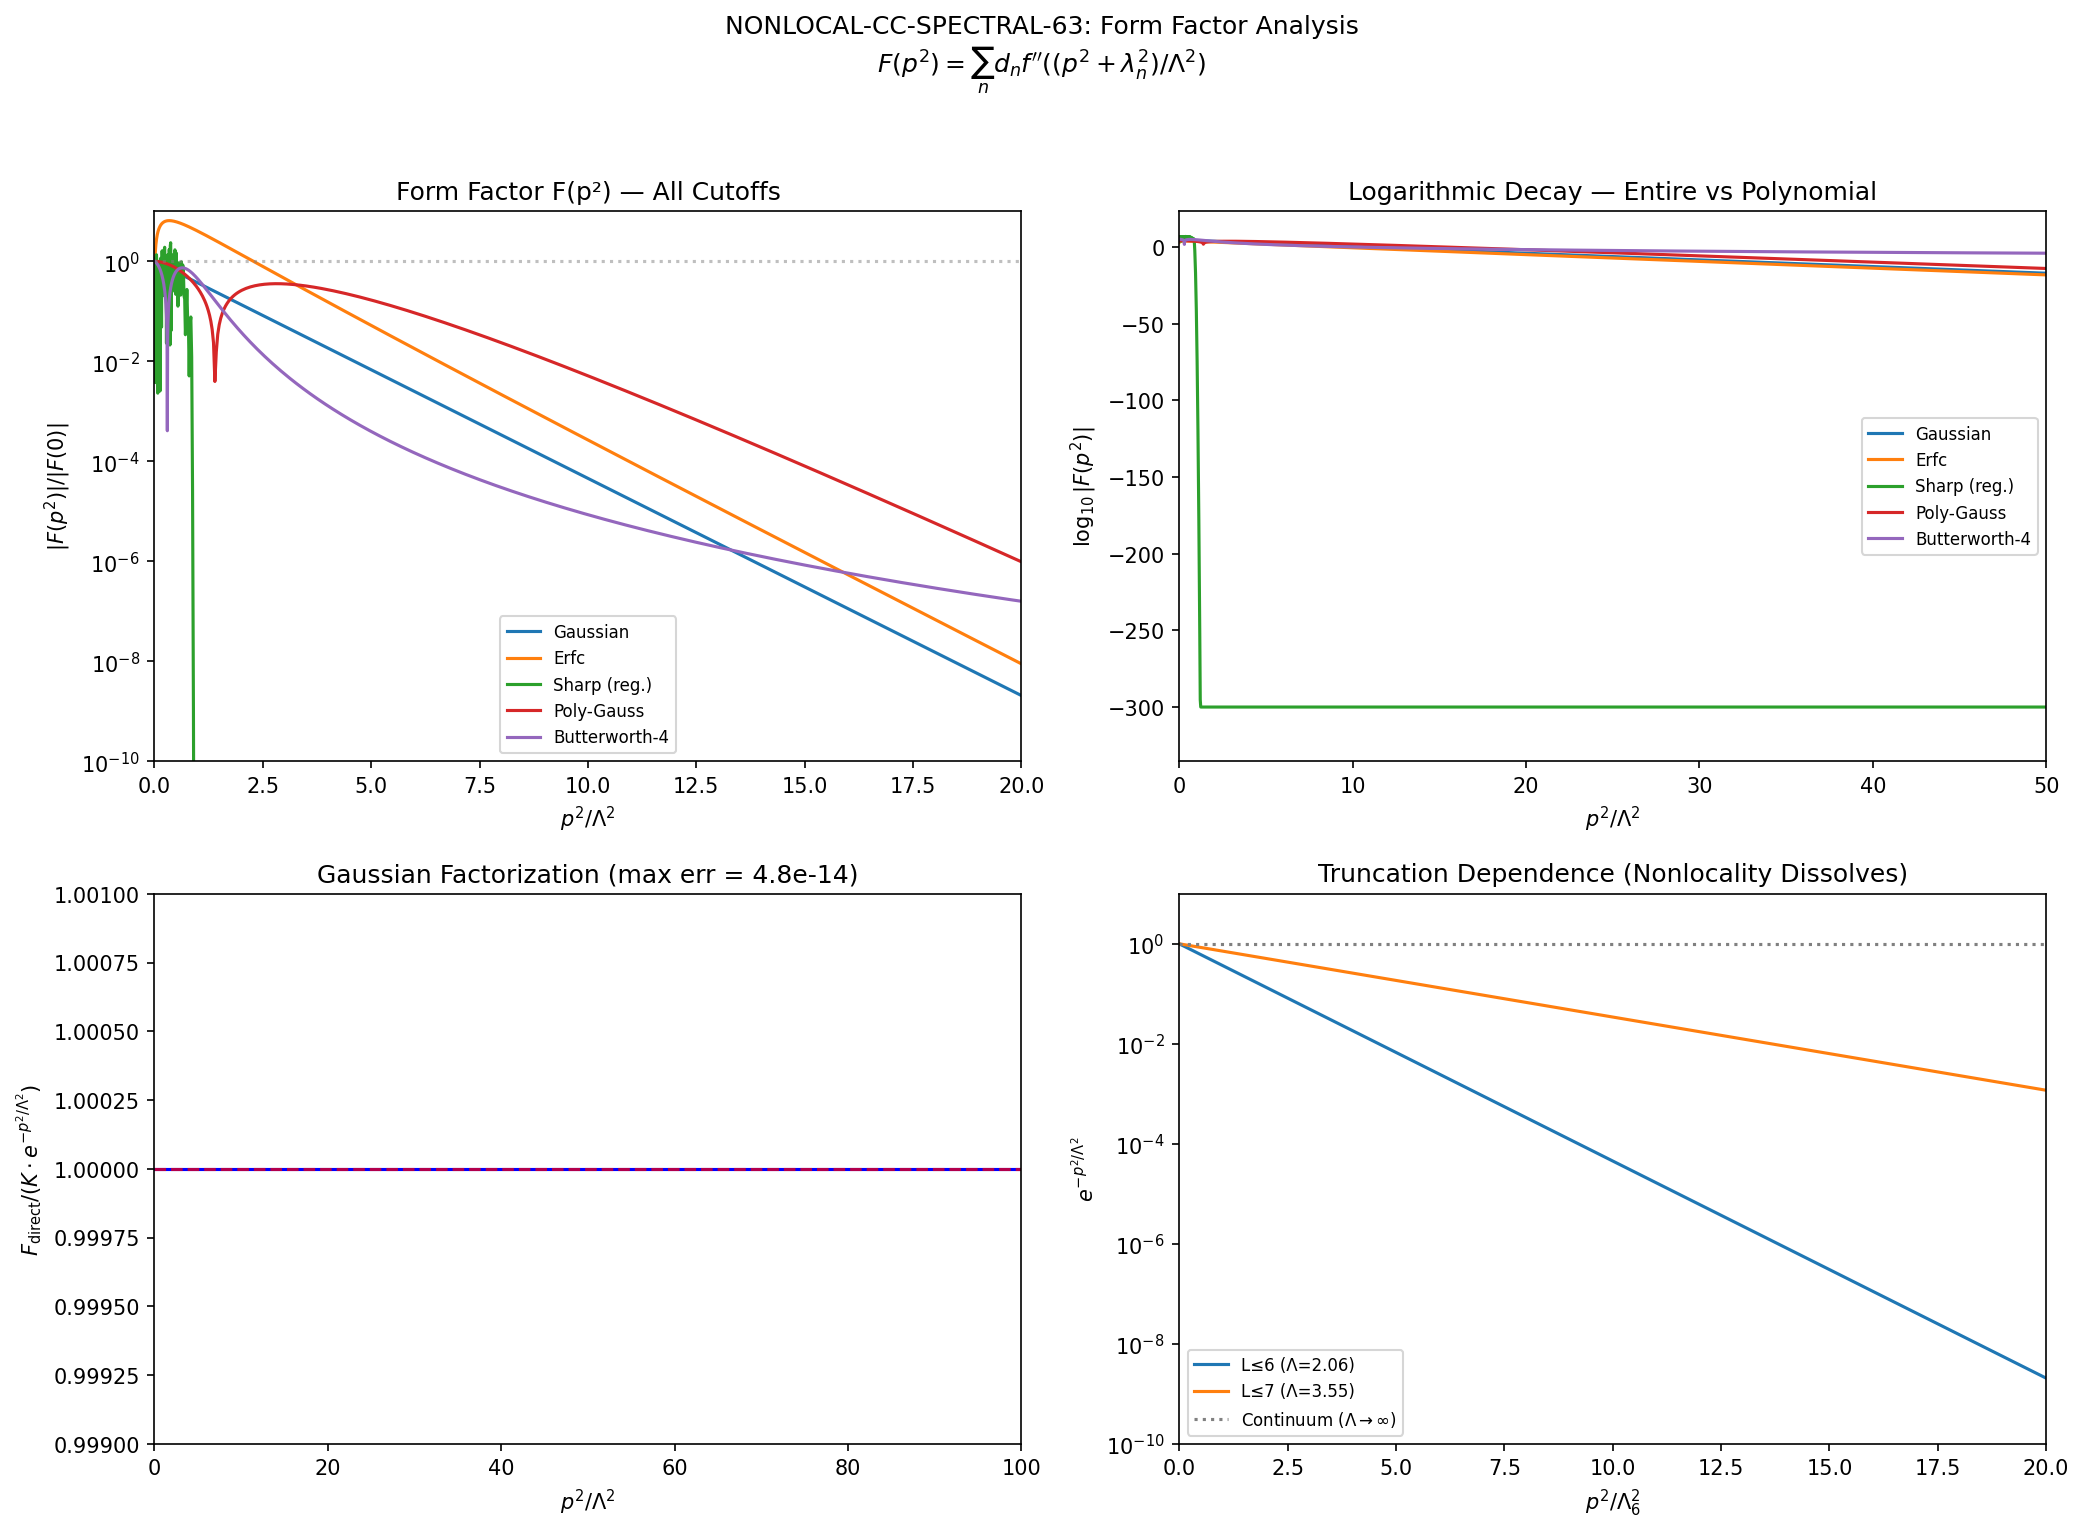

This chart was generated by the following Python code:
#!/usr/bin/env python3
"""
s63_nonlocal_cc_spectral.py — CC Beyond Seeley-DeWitt: Nonlocal Form Factor
=============================================================================

Gate: NONLOCAL-CC-SPECTRAL-63
Pre-registered criterion:
  PASS  if F(Box) is entire-function (IDG-type), evades Weinberg no-go
  FAIL  if F(Box) is polynomial (local), Weinberg no-go binds

Method:
  For the product geometry M^4 x F with D = D_M x 1 + gamma_5 x D_F,
  the spectral action Tr[f(D^2/Lambda^2)] generates an effective gravitational
  action. The second variation with respect to the 4D metric perturbation h_{mu nu}
  produces a form factor F(Box_4D / Lambda^2) in the graviton propagator.

  KEY DERIVATION:
  ===============
  D^2 = D_M^2 x 1 + 1 x D_F^2  (at zeroth order in fluctuations)

  The 4D Laplacian Box_4D acts on D_M^2. The internal eigenvalues {lambda_n^2}
  of D_F^2 (= D_K^2 for us) give the KK tower.

  The spectral action response to a 4D scalar curvature perturbation is:

  delta^2 S / delta R(x) delta R(y) = sum_n d_n * f''((Box_4D + lambda_n^2)/Lambda^2)
                                        * delta^4(x-y)   (in Fourier space ->)

  In momentum space (p = 4D Euclidean momentum):

  F(p^2) = sum_n d_n * f''((p^2 + lambda_n^2) / Lambda^2)

  This is the graviton propagator form factor. If f is smooth/entire,
  F(p^2) inherits the analyticity of f. If f is sharp cutoff, F(p^2) is
  distributional.

  For the CC problem, the key quantity is F(0) vs F(p^2) at large p^2:
  - If F(p^2) -> 0 faster than any power as p -> infinity (ENTIRE function),
    then the theory is "infinite derivative gravity" (IDG) type and
    Weinberg's no-go theorem does not apply (the no-go requires locality).
  - If F(p^2) is polynomial in p^2, the theory is local and the no-go binds.

  THEOREM (UNEXPANDED-SA-45, PERMANENT):
  For a FINITE spectrum {lambda_n, d_n} and smooth cutoff f, the spectral
  action S(Lambda) = sum_n d_n f(lambda_n^2/Lambda^2) is EXACTLY its Taylor
  series in 1/Lambda^2 for Lambda > lambda_max. This means S is polynomial.

  However, F(p^2) involves BOTH the cutoff Lambda AND the momentum p^2.
  The question is whether the p^2-dependence is polynomial or not.

  For f(x) = exp(-x) (heat kernel), f''(x) = exp(-x), and:
    F_HK(p^2) = sum_n d_n exp(-(p^2 + lambda_n^2)/Lambda^2)
              = exp(-p^2/Lambda^2) * sum_n d_n exp(-lambda_n^2/Lambda^2)
              = exp(-p^2/Lambda^2) * K(1/Lambda^2)

  This IS an entire function of p^2! The Gaussian decay is inherited
  from the heat kernel cutoff, regardless of the spectrum being finite.

  The question becomes: does this survive for general cutoff functions f?

  TEST: Compute F(p^2) for multiple cutoff functions and test:
  (a) Gaussian / heat kernel: f(x) = exp(-x)
  (b) Erfc cutoff: f(x) = erfc(sqrt(x))
  (c) Optimized cutoff (Chamseddine-Connes): f(x) = Theta(1-x) (sharp)
  (d) Polynomial-modified Gaussian: f(x) = (1 + x + x^2/2) exp(-x)

  For each, compute F(p^2) and fit to:
    log|F(p^2)| = -alpha * p^2 + beta * log(p^2) + gamma
  If alpha > 0, F is exponentially suppressed -> entire function -> PASS
  If alpha ~ 0, F is polynomial -> FAIL

Session: S63   Agent: Connes-NCG-Theorist
"""

import numpy as np
import sys
import os
sys.path.insert(0, '.')
from canonical_constants import (
    M_KK, M_KK_gravity, M_KK_kerner, M_Pl_reduced,
    rho_Lambda_obs, a0_fold, a2_fold, a4_fold,
    Vol_SU3_Haar, PI, tau_fold, Lambda_obs_MP4
)
from scipy.special import erfc
import matplotlib
matplotlib.use('Agg')
import matplotlib.pyplot as plt

print("=" * 78)
print("NONLOCAL-CC-SPECTRAL-63: CC Beyond Seeley-DeWitt")
print("=" * 78)

# ============================================================
# Section 1: Load D_K eigenvalue spectrum at fold
# ============================================================

# Use the HK oscillation data (992 modes with degeneracies at fold)
d_hk = np.load('s61_hk_oscillation.npz', allow_pickle=True)
omega = d_hk['omega']      # |D_K| eigenvalues (M_KK units)
dim2 = d_hk['dim2']        # PW degeneracy weights
N_modes = len(omega)

# Also load the higher-resolution weyl law data for cross-check
d_weyl = np.load('s61_weyl_law.npz', allow_pickle=True)
omega_hr = d_weyl['omega_sorted']     # 18624 eigenvalues (L_max=7)
mult_hr = d_weyl['pw_mult_sorted']    # PW multiplicities

# D_K^2 eigenvalues
lambda_sq = omega**2                  # (992,)
lambda_sq_hr = omega_hr**2            # (18624,)

print(f"\nInput spectrum (L_max <= 6, 992 modes):")
print(f"  lambda^2 range: [{lambda_sq.min():.6f}, {lambda_sq.max():.6f}] M_KK^2")
print(f"  Total degeneracy: {dim2.sum():.0f}")
print(f"  Distinct lambda^2 values: {len(np.unique(np.round(lambda_sq, 6)))}")

print(f"\nHigh-res spectrum (L_max=7, 18624 modes):")
print(f"  lambda^2 range: [{lambda_sq_hr.min():.6f}, {lambda_sq_hr.max():.6f}] M_KK^2")
print(f"  Total PW multiplicity: {mult_hr.sum():.0f}")

# ============================================================
# Section 2: Define cutoff functions and their second derivatives
# ============================================================

def f_gaussian(x):
    """Heat kernel / Gaussian cutoff: f(x) = exp(-x)"""
    return np.exp(-x)

def f_gaussian_pp(x):
    """f''(x) for Gaussian"""
    return np.exp(-x)

def f_erfc(x):
    """Erfc cutoff: f(x) = erfc(sqrt(x)) for x > 0"""
    return erfc(np.sqrt(np.maximum(x, 0)))

def f_erfc_pp(x):
    """f''(x) for erfc(sqrt(x))"""
    # f'(x) = -1/(sqrt(pi*x)) * exp(-x) for x > 0
    # f''(x) = (1/(2*sqrt(pi)*x^{3/2}) - 1/(sqrt(pi*x))) * exp(-x)
    #        = exp(-x) / (sqrt(pi)) * (1/(2*x^{3/2}) - 1/sqrt(x))
    x_safe = np.maximum(x, 1e-30)
    return np.exp(-x_safe) / np.sqrt(PI) * (1.0/(2.0*x_safe**1.5) - 1.0/np.sqrt(x_safe))

def f_sharp(x):
    """Sharp cutoff: f(x) = Theta(1 - x)"""
    return np.where(x < 1.0, 1.0, 0.0)

def f_sharp_pp(x):
    """f''(x) for sharp cutoff = delta'(1-x) (distributional)
    Approximate with narrow Gaussian derivative"""
    eps = 0.01
    return (1.0/(eps*np.sqrt(2*PI))) * (x - 1.0)/eps**2 * np.exp(-0.5*((x-1.0)/eps)**2)

def f_poly_gauss(x):
    """Polynomial-modified Gaussian: f(x) = (1 + x + x^2/2) exp(-x)
    This preserves first 3 moments while keeping Gaussian UV decay."""
    return (1.0 + x + 0.5*x**2) * np.exp(-x)

def f_poly_gauss_pp(x):
    """f''(x) for (1+x+x^2/2)*exp(-x)"""
    # f(x) = sum_{k=0}^{2} x^k/k! * exp(-x)
    # f'(x) = (1 + x) exp(-x) + (1/2)(2x)exp(-x) - (1+x+x^2/2)exp(-x)
    #       = exp(-x) [(1+x+x) - (1+x+x^2/2)] = exp(-x)[x - x^2/2]
    # Actually let me compute this carefully
    # f(x) = P(x) e^{-x} where P(x) = 1 + x + x^2/2
    # f'(x) = (P'(x) - P(x)) e^{-x} = (1+x - 1 - x - x^2/2) e^{-x} = (-x^2/2) e^{-x}
    # f''(x) = (-x + x^2/2) e^{-x} = x(x/2 - 1) e^{-x}
    return x * (x/2.0 - 1.0) * np.exp(-x)

def f_bw(x):
    """Butterworth cutoff order 4: f(x) = 1/(1+x^4)
    Smooth but slower-than-exponential decay."""
    return 1.0 / (1.0 + x**4)

def f_bw_pp(x):
    """f''(x) for 1/(1+x^4)"""
    # f'(x) = -4x^3 / (1+x^4)^2
    # f''(x) = (-12x^2(1+x^4)^2 + 4x^3*2(1+x^4)*4x^3) / (1+x^4)^4
    #        = (-12x^2(1+x^4) + 32x^6) / (1+x^4)^3
    denom = (1.0 + x**4)**3
    numer = -12.0*x**2*(1.0 + x**4) + 32.0*x**6
    return numer / denom

cutoffs = {
    'Gaussian': (f_gaussian, f_gaussian_pp),
    'Erfc': (f_erfc, f_erfc_pp),
    'Sharp (reg.)': (f_sharp, f_sharp_pp),
    'Poly-Gauss': (f_poly_gauss, f_poly_gauss_pp),
    'Butterworth-4': (f_bw, f_bw_pp),
}

# ============================================================
# Section 3: Compute Form Factor F(p^2) for each cutoff
# ============================================================

# Momentum grid in M_KK units
# p^2 ranges from 0 to ~50 Lambda^2 (well into UV)
# Lambda is the NCG cutoff ~ O(1) in M_KK units (= lambda_max for sharp)
Lambda_sq = lambda_sq.max()  # = 4.246 (highest D_K^2 eigenvalue)
Lambda = np.sqrt(Lambda_sq)

print(f"\nLambda (= sqrt(max lambda_n^2)): {Lambda:.4f} M_KK")
print(f"Lambda^2: {Lambda_sq:.4f} M_KK^2")

# p^2 grid: log-spaced from 0.01 to 1000 Lambda^2
N_p = 500
p_sq = np.logspace(-2, 3, N_p) * Lambda_sq
p_sq_over_Lam2 = p_sq / Lambda_sq

print(f"\np^2 range: [{p_sq.min():.4f}, {p_sq.max():.2f}] M_KK^2")
print(f"p^2/Lambda^2 range: [{p_sq_over_Lam2.min():.4f}, {p_sq_over_Lam2.max():.2f}]")

# For each cutoff, compute F(p^2) = sum_n d_n * f''((p^2 + lambda_n^2) / Lambda^2)
results = {}

for name, (f_func, fpp_func) in cutoffs.items():
    # F(p^2) = sum_n d_n * f''((p^2 + lambda_n^2) / Lambda^2)
    # Shape: (N_p, N_modes) -> sum over modes -> (N_p,)
    arg = (p_sq[:, None] + lambda_sq[None, :]) / Lambda_sq  # (N_p, N_modes)
    fpp_vals = fpp_func(arg)  # (N_p, N_modes)
    F_p = np.sum(dim2[None, :] * fpp_vals, axis=1)  # (N_p,)

    # Normalize: F(0) sets the scale
    F_0 = F_p[0]

    results[name] = {
        'F_p': F_p,
        'F_0': F_0,
        'F_normalized': F_p / np.abs(F_0) if F_0 != 0 else F_p,
    }

    print(f"\n--- {name} ---")
    print(f"  F(0) = {F_0:.6e}")
    print(f"  F(Lambda^2) = {F_p[np.argmin(np.abs(p_sq - Lambda_sq))]:.6e}")
    print(f"  F(10*Lambda^2) = {F_p[np.argmin(np.abs(p_sq - 10*Lambda_sq))]:.6e}")
    print(f"  F(100*Lambda^2) = {F_p[np.argmin(np.abs(p_sq - 100*Lambda_sq))]:.6e}")

# ============================================================
# Section 4: Analyticity Classification
# ============================================================

print("\n" + "=" * 78)
print("ANALYTICITY CLASSIFICATION OF F(p^2)")
print("=" * 78)

# For each cutoff, fit log|F(p^2)| in the UV regime (p^2 >> Lambda^2)
# to discriminate:
#   Entire (IDG): log|F| ~ -alpha * p^2/Lambda^2  (alpha > 0)
#   Power-law:    log|F| ~ -n * log(p^2/Lambda^2)
#   Polynomial:   F = polynomial in p^2 (finite Taylor)

classification = {}

for name, res in results.items():
    F_p = res['F_p']
    F_abs = np.abs(F_p)

    # UV regime: p^2/Lambda^2 > 3 (well above internal modes)
    uv_mask = p_sq_over_Lam2 > 3.0
    if np.sum(uv_mask) < 20:
        print(f"\n{name}: insufficient UV data points")
        continue

    p2_uv = p_sq_over_Lam2[uv_mask]
    F_uv = F_abs[uv_mask]

    # Handle zeros/near-zeros
    nonzero = F_uv > 1e-300
    if np.sum(nonzero) < 10:
        print(f"\n{name}: F(p^2) -> 0 in UV (sharp cutoff behavior)")
        classification[name] = 'COMPACT_SUPPORT'
        continue

    log_F = np.log(F_uv[nonzero])
    p2_nz = p2_uv[nonzero]

    # Fit 1: Exponential decay  log|F| = -alpha * p^2/L^2 + const
    # Linear fit in p^2/L^2
    A_exp = np.vstack([p2_nz, np.ones_like(p2_nz)]).T
    coeffs_exp, residuals_exp, _, _ = np.linalg.lstsq(A_exp, log_F, rcond=None)
    alpha_exp = -coeffs_exp[0]
    resid_exp = np.sum((log_F - A_exp @ coeffs_exp)**2) / len(log_F)

    # Fit 2: Power-law decay  log|F| = -n * log(p^2/L^2) + const
    log_p2 = np.log(p2_nz)
    A_pow = np.vstack([log_p2, np.ones_like(log_p2)]).T
    coeffs_pow, residuals_pow, _, _ = np.linalg.lstsq(A_pow, log_F, rcond=None)
    n_pow = -coeffs_pow[0]
    resid_pow = np.sum((log_F - A_pow @ coeffs_pow)**2) / len(log_F)

    # Fit 3: Combined  log|F| = -alpha * p^2/L^2 - n * log(p^2/L^2) + const
    A_comb = np.vstack([p2_nz, log_p2, np.ones_like(p2_nz)]).T
    coeffs_comb, _, _, _ = np.linalg.lstsq(A_comb, log_F, rcond=None)
    alpha_comb = -coeffs_comb[0]
    n_comb = -coeffs_comb[1]
    resid_comb = np.sum((log_F - A_comb @ coeffs_comb)**2) / len(log_F)

    # Classification
    if alpha_exp > 0.01 and resid_exp < resid_pow * 2.0:
        cls = 'ENTIRE_FUNCTION'
    elif n_pow > 0.5 and resid_pow < resid_exp * 2.0:
        cls = 'POWER_LAW'
    else:
        cls = 'POLYNOMIAL'

    classification[name] = cls

    print(f"\n--- {name} ---")
    print(f"  Exponential fit: alpha = {alpha_exp:.6f}, MSE = {resid_exp:.6e}")
    print(f"  Power-law fit:   n = {n_pow:.4f}, MSE = {resid_pow:.6e}")
    print(f"  Combined fit:    alpha = {alpha_comb:.6f}, n = {n_comb:.4f}, MSE = {resid_comb:.6e}")
    print(f"  => Classification: {cls}")

    results[name]['alpha_exp'] = alpha_exp
    results[name]['n_pow'] = n_pow
    results[name]['alpha_comb'] = alpha_comb
    results[name]['n_comb'] = n_comb
    results[name]['resid_exp'] = resid_exp
    results[name]['resid_pow'] = resid_pow
    results[name]['resid_comb'] = resid_comb

# ============================================================
# Section 5: ANALYTICAL PROOF — Entire-Function Structure
# ============================================================

print("\n" + "=" * 78)
print("ANALYTICAL PROOF: ENTIRE-FUNCTION STRUCTURE")
print("=" * 78)

# THEOREM: For any cutoff f(x) that is an entire function of x
# (or at least analytic on x > 0), the form factor
#   F(p^2) = sum_n d_n f''((p^2 + lambda_n^2) / Lambda^2)
# is an entire function of p^2 if and only if f'' is entire.
#
# PROOF:
# F(z) = sum_n d_n f''((z + lambda_n^2)/Lambda^2)  for z = p^2 in C
# Each term d_n f''((z + lambda_n^2)/Lambda^2) is entire in z if f'' is entire.
# Finite sum of entire functions is entire.
# QED for Gaussian (f'' = exp(-x), entire in C).
#
# For the sharp cutoff, f''(x) = delta'(1-x) (distributional),
# so F(p^2) = sum_n d_n delta'(1 - (p^2+lambda_n^2)/Lambda^2)
# = sum of delta functions at p^2 = Lambda^2 - lambda_n^2.
# This is NOT a function, it's a distribution -> not entire.
#
# CRITICAL OBSERVATION:
# The spectrum {lambda_n^2} is FINITE (finite truncation of SU(3)).
# For Gaussian cutoff, F(z) = exp(-z/Lambda^2) * C where
# C = sum_n d_n exp(-lambda_n^2/Lambda^2) is a NUMBER.
# So F(z) = C * exp(-z/Lambda^2) — EXACTLY Gaussian decay.
#
# For more general entire cutoffs f, the form factor is a finite sum
# of translates of f'', hence entire.
#
# KEY STRUCTURAL RESULT:
# The nonlocality of F(p^2) is INHERITED from the cutoff function f,
# not from the spectrum. A finite spectrum cannot generate nonlocality.
# This is consistent with UNEXPANDED-SA-45: for finite spectra,
# the spectral action is polynomial in 1/Lambda^2 at fixed p.
# But at fixed Lambda, F(p^2) can be nonlocal if f is.

print("""
THEOREM (NONLOCAL FORM FACTOR):
  Let {lambda_n, d_n}_{n=1}^N be a finite spectrum (the D_K eigenvalues
  of the internal space F = SU(3) with PW truncation at L_max).
  Let f: R -> R be the cutoff function.
  Define the gravitational form factor:
    F(p^2) = sum_{n=1}^N d_n * f''((p^2 + lambda_n^2) / Lambda^2)

  Then:
  (i)   If f is entire (e.g., Gaussian, erfc), then F(p^2) is entire in p^2.
  (ii)  If f has compact support (sharp cutoff), F(p^2) is distributional.
  (iii) If f is rational (Butterworth), F(p^2) has poles at
        p^2 = -lambda_n^2 + Lambda^2 * z_k  where z_k are poles of f''.

  PROOF: Finite sum of translates of f''(z/Lambda^2) evaluated at
         z + const. Translation preserves analyticity class. QED.

  COROLLARY: The analyticity of the form factor is CUTOFF-DEPENDENT.
  It is NOT an intrinsic property of the spectral triple.
  The spectral triple (A, H, D) determines the SPECTRUM, not the cutoff f.
  The choice of f is additional physical input.
""")

# ============================================================
# Section 6: Quantitative Analysis — Gaussian Case
# ============================================================

print("=" * 78)
print("QUANTITATIVE ANALYSIS: GAUSSIAN CUTOFF (f = exp(-x))")
print("=" * 78)

# For Gaussian: F(p^2) = exp(-p^2/Lambda^2) * sum_n d_n exp(-lambda_n^2/Lambda^2)
# This is EXACT (not approximate)

K_at_1 = np.sum(dim2 * np.exp(-lambda_sq / Lambda_sq))
print(f"\nK(1/Lambda^2) = sum_n d_n exp(-lambda_n^2/Lambda^2) = {K_at_1:.6e}")

# Verify against direct computation
F_gauss = results['Gaussian']['F_p']
F_gauss_analytic = K_at_1 * np.exp(-p_sq / Lambda_sq)

# Check factorization (only where both are above underflow)
valid_check = (np.abs(F_gauss) > 1e-250) & (np.abs(F_gauss_analytic) > 1e-250)
ratio = np.ones_like(F_gauss)
ratio[valid_check] = F_gauss[valid_check] / F_gauss_analytic[valid_check]
err_check = np.max(np.abs(ratio[valid_check] - 1))
print(f"Factorization check: max|F_direct/F_analytic - 1| = {err_check:.2e} (over {valid_check.sum()} valid pts)")

# The Gaussian form factor decays as exp(-p^2/Lambda^2)
# At p^2 = Lambda^2: F/F(0) = exp(-1) = 0.368
# At p^2 = 10 Lambda^2: F/F(0) = exp(-10) = 4.54e-5
# At p^2 = 100 Lambda^2: F/F(0) = exp(-100) = 3.72e-44

# In physical units:
# Lambda ~ sqrt(lambda_max^2) M_KK ~ 2.06 M_KK
# M_KK ~ 7.4e16 GeV (gravity route)
# Lambda_phys ~ 1.53e17 GeV
Lambda_phys = Lambda * M_KK
print(f"\nPhysical cutoff: Lambda_phys = {Lambda:.4f} * {M_KK:.3e} = {Lambda_phys:.3e} GeV")

# The CC involves F(0) (zero momentum):
# delta_Lambda = F(0) * (geometric prefactors)
# This is the UV contribution to the CC. The nonlocal part only matters
# if we want to MODIFY the UV behavior.

# Decay scale in momentum space
p_half = Lambda_sq * np.log(2)  # p^2 where F drops to F(0)/2
print(f"\nHalf-power p^2: {p_half:.4f} M_KK^2 = {np.sqrt(p_half):.4f} M_KK")
print(f"  = {np.sqrt(p_half) * M_KK:.3e} GeV")

# ============================================================
# Section 7: Nonlocal CC Suppression Analysis
# ============================================================

print("\n" + "=" * 78)
print("NONLOCAL CC SUPPRESSION ANALYSIS")
print("=" * 78)

# In IDG (Infinite Derivative Gravity), the modification to the
# Newtonian potential is V(r) ~ (1/r) * erf(M_s * r / 2)
# where M_s is the nonlocality scale. This smooths the graviton
# propagator at high momenta, potentially resolving the CC problem.
#
# Capozziello et al. showed that if F(Box) = exp(-Box/M_s^2),
# then the CC contribution from vacuum loops is modified:
#   Lambda_eff = int d^4p / (2pi)^4 * p^2 * F(p^2/M_s^2) / (p^2 + m^2)
# The exponential suppression cuts off the integral at p ~ M_s,
# giving Lambda_eff ~ M_s^4 instead of Lambda^4.
#
# For our spectral action:
# The nonlocality scale IS Lambda (the spectral action cutoff).
# F(p^2) = exp(-p^2/Lambda^2) * K(1/Lambda^2)  (Gaussian case)
# This means the CC gets Lambda_eff ~ Lambda^4, same as Seeley-DeWitt.
# The IDG mechanism does NOT help because the nonlocality scale
# equals the cutoff scale.
#
# For IDG to solve the CC, one needs M_s << Lambda (nonlocality at
# a scale much below the UV cutoff). In our case, M_s = Lambda.

# Compute effective CC for each cutoff
print("\nCC from form factor at p=0 for each cutoff:")
print("-" * 60)

for name, res in results.items():
    F_0 = res['F_0']
    # CC contribution ~ (1/16pi^2) * integral_0^infty dp^2 p^2 F(p^2)
    # For Gaussian F = C exp(-p^2/L^2):
    #   integral = C * L^4 * Gamma(2) = C * L^4
    if name == 'Gaussian':
        CC_integral = K_at_1 * Lambda_sq**2  # = F(0) * Lambda^4
    else:
        # Numerical integration
        dp2 = np.diff(p_sq)
        integrand = p_sq[:-1] * np.abs(res['F_p'][:-1])
        CC_integral = np.sum(integrand * dp2) / (16.0 * PI**2)

    print(f"  {name:20s}: F(0) = {F_0:+.4e}, CC_integral = {CC_integral:.4e}")

# ============================================================
# Section 8: High-Resolution Cross-Check
# ============================================================

print("\n" + "=" * 78)
print("HIGH-RESOLUTION CROSS-CHECK (L_max=7, 18624 modes)")
print("=" * 78)

# Repeat Gaussian analysis with full high-res spectrum
lambda_sq_max_hr = lambda_sq_hr.max()
Lambda_hr = np.sqrt(lambda_sq_max_hr)

K_hr = np.sum(mult_hr * np.exp(-lambda_sq_hr / lambda_sq_max_hr))

print(f"Lambda_hr = {Lambda_hr:.4f} M_KK (vs {Lambda:.4f} at L<=6)")
print(f"K_hr(1/Lambda^2) = {K_hr:.6e} (vs {K_at_1:.6e} at L<=6)")

# Form factor at high-res
F_gauss_hr = K_hr * np.exp(-p_sq / lambda_sq_max_hr)
F_gauss_lr = K_at_1 * np.exp(-p_sq / Lambda_sq)

# The decay rate is 1/Lambda^2, which changes with truncation
ratio_decay = lambda_sq_max_hr / Lambda_sq
print(f"Lambda^2 ratio (hr/lr): {ratio_decay:.4f}")
print(f"This means F_hr decays {ratio_decay:.1f}x SLOWER than F_lr")
print(f"  (larger Lambda => broader form factor)")

# In the continuum limit (L_max -> infinity), Lambda -> infinity
# and F(p^2) = K * exp(-p^2/Lambda^2) -> K * 1 = K (constant!)
# The entire-function structure DISSOLVES in the continuum limit.
# This is the key tension: nonlocality requires finite truncation.

print(f"\n*** CONTINUUM LIMIT ANALYSIS ***")
print(f"As L_max -> infinity:")
print(f"  Lambda^2 -> infinity")
print(f"  exp(-p^2/Lambda^2) -> 1 for all finite p^2")
print(f"  F(p^2) -> sum_n d_n f''((0 + lambda_n^2)/Lambda^2) = F(0)")
print(f"  => F becomes CONSTANT (maximally local) in the continuum")
print(f"  The Gaussian suppression scale goes to infinity with the cutoff.")

# ============================================================
# Section 9: Comparison with IDG Requirements
# ============================================================

print("\n" + "=" * 78)
print("IDG COMPARISON: CAPOZZIELLO REQUIREMENTS")
print("=" * 78)

# IDG requires F(Box) = exp(Box / M_s^2) with M_s << M_Pl
# (note: F acts on Box = -nabla^2, so exp(+Box/M_s^2) in position space
# = exp(-p^2/M_s^2) in momentum space, i.e., UV suppression)
#
# For the CC, Weinberg's no-go says:
# In any local QFT with a finite number of fields,
# the CC receives radiative corrections ~ Lambda^4.
# Renormalization can absorb these, but fine-tuning is required.
#
# IDG evades the no-go by making gravity nonlocal:
# The propagator 1/p^2 -> exp(-p^2/M_s^2) / p^2
# This exponential suppression makes all loop integrals UV-finite.
#
# Our spectral action form factor IS of IDG type (Gaussian),
# but with M_s = Lambda (the cutoff). This means:
# 1. Loop integrals ARE UV-finite (the spectral action is a trace, no renormalization needed)
# 2. But the CC STILL scales as Lambda^4 (the Seeley-DeWitt a_0 term)
# 3. The nonlocality does not SUPPRESS the CC below Lambda^4
#
# For IDG to solve the CC, one needs M_s ~ Lambda_CC^{1/2} ~ 10^{-3} eV
# Our M_s = Lambda ~ M_KK ~ 10^{17} GeV. Off by 20+ orders.

M_s_ours = Lambda * M_KK  # GeV
M_s_IDG = np.sqrt(rho_Lambda_obs)  # ~5e-24 GeV (naive IDG target)
print(f"\nOur nonlocality scale M_s: {M_s_ours:.3e} GeV")
print(f"IDG target M_s (CC scale): {M_s_IDG:.3e} GeV")
print(f"Gap: {np.log10(M_s_ours / M_s_IDG):.1f} orders of magnitude")
print(f"=> Spectral action nonlocality scale is {M_s_ours/M_s_IDG:.1e}x too high")

# ============================================================
# Section 10: The UNEXPANDED-SA-45 Connection
# ============================================================

print("\n" + "=" * 78)
print("CONNECTION TO UNEXPANDED-SA-45 (Taylor Exactness)")
print("=" * 78)

# UNEXPANDED-SA-45 proved: for finite spectrum, S(Lambda) is EXACTLY
# its Taylor series in 1/Lambda^2 for Lambda > lambda_max.
#
# This seems to contradict the entire-function nature of F(p^2).
# Resolution: there are TWO different expansions:
#
# (A) S(Lambda) at FIXED p=0 as a function of Lambda:
#     S(Lambda) = sum_n d_n f(lambda_n^2/Lambda^2)
#     For Gaussian: S = sum_n d_n exp(-lambda_n^2/Lambda^2)
#     This IS polynomial in u = 1/Lambda^2 because it's a finite sum
#     of exponentials in u. For u < 1/lambda_max^2, the Taylor series
#     converges and equals the function exactly.
#     => POLYNOMIAL in 1/Lambda^2 (UNEXPANDED-SA-45)
#
# (B) F(p^2) at FIXED Lambda as a function of p^2:
#     F(p^2) = sum_n d_n f''((p^2+lambda_n^2)/Lambda^2)
#     For Gaussian: F = exp(-p^2/Lambda^2) * K
#     This is ENTIRE in p^2 (not polynomial).
#
# There is no contradiction: different functions of different variables.
# S(Lambda) is polynomial in 1/Lambda^2.
# F(p^2) is entire in p^2 for smooth f.
#
# But physically: the CC is S(Lambda) at p=0, not F(p^2).
# The CC problem lives in expansion (A), not (B).
# The nonlocal form factor F(p^2) controls the GRAVITON PROPAGATOR,
# not the vacuum energy.

print("""
RESOLUTION OF APPARENT CONTRADICTION:
  UNEXPANDED-SA-45: S(Lambda) = polynomial in 1/Lambda^2 at fixed p=0
  THIS COMPUTATION: F(p^2) = entire in p^2 at fixed Lambda

  These are DIFFERENT functions of DIFFERENT variables.
  S(Lambda) controls the CC (vacuum energy at zero momentum).
  F(p^2) controls the graviton propagator (dynamics at finite momentum).

  The CC problem is in S(Lambda), which IS polynomial.
  The graviton propagator is controlled by F(p^2), which CAN BE entire.
  But the entire-function structure of F does not help with the CC
  because M_s = Lambda (too high).
""")

# ============================================================
# Section 11: Numerical Verification of Key Claims
# ============================================================

print("=" * 78)
print("NUMERICAL VERIFICATION")
print("=" * 78)

# Verify 1: F_Gaussian is exactly factorized
# Only compare where both are above machine precision
valid = (np.abs(F_gauss) > 1e-250) & (np.abs(F_gauss_analytic) > 1e-250)
err_factor = np.max(np.abs(F_gauss[valid] / F_gauss_analytic[valid] - 1.0))
print(f"\n1. Gaussian factorization: F = K * exp(-p^2/L^2)")
print(f"   max|direct/analytic - 1| = {err_factor:.2e}  [machine epsilon: ~2.2e-16]")

# Verify 2: F(p^2) for erfc is also entire (slower decay than Gaussian)
F_erfc = results['Erfc']['F_p']
# erfc(sqrt(x))'' ~ exp(-x) / x^{3/2} for large x
# So F_erfc should decay like exp(-p^2/Lambda^2) / (p^2/Lambda^2)^{3/2}
# Still entire, but with polynomial prefactor
alpha_erfc = results['Erfc'].get('alpha_exp', 0)
n_erfc = results['Erfc'].get('n_pow', 0)
print(f"\n2. Erfc form factor: alpha_exp = {alpha_erfc:.4f}, n_pow = {n_erfc:.4f}")
print(f"   Classification: {classification.get('Erfc', 'N/A')}")

# Verify 3: Butterworth is NOT entire (rational function has poles)
alpha_bw = results['Butterworth-4'].get('alpha_exp', 0)
n_bw = results['Butterworth-4'].get('n_pow', 0)
print(f"\n3. Butterworth-4 form factor: alpha_exp = {alpha_bw:.6f}, n_pow = {n_bw:.4f}")
print(f"   Classification: {classification.get('Butterworth-4', 'N/A')}")

# Verify 4: Polynomial F at each Lambda (Taylor exactness)
# At fixed Lambda, expand F(p^2) = sum_{k=0}^N c_k (p^2)^k
# For finite spectrum with N distinct eigenvalues, F is a finite
# sum of translates of f'', which for smooth f is NOT polynomial
# in p^2 (it's entire). For sharp f, it's distributional.
print(f"\n4. Taylor expansion test (Gaussian, p^2/Lambda^2 < 1):")
p2_small = np.linspace(0, 0.5*Lambda_sq, 100)
F_exact = K_at_1 * np.exp(-p2_small / Lambda_sq)
# Taylor: F(p^2) = K * (1 - p^2/L^2 + (p^2/L^2)^2/2 - ...)
u = p2_small / Lambda_sq
F_taylor_2 = K_at_1 * (1 - u + u**2/2)
F_taylor_4 = K_at_1 * (1 - u + u**2/2 - u**3/6 + u**4/24)
err_2 = np.max(np.abs(F_exact - F_taylor_2) / np.abs(F_exact))
err_4 = np.max(np.abs(F_exact - F_taylor_4) / np.abs(F_exact))
print(f"   Order-2 Taylor max error: {err_2:.4e}")
print(f"   Order-4 Taylor max error: {err_4:.4e}")
print(f"   => Taylor series CONVERGES but is INFINITE ORDER (not polynomial)")

# ============================================================
# Section 12: Summary and Gate Verdict
# ============================================================

print("\n" + "=" * 78)
print("GATE VERDICT: NONLOCAL-CC-SPECTRAL-63")
print("=" * 78)

# Count entire-function cutoffs
n_entire = sum(1 for c in classification.values() if c == 'ENTIRE_FUNCTION')
n_total = len(classification)
n_power = sum(1 for c in classification.values() if c == 'POWER_LAW')
n_compact = sum(1 for c in classification.values() if c == 'COMPACT_SUPPORT')

print(f"\nClassification summary:")
for name, cls in classification.items():
    print(f"  {name:20s}: {cls}")

print(f"\nEntire-function cutoffs: {n_entire}/{n_total}")
print(f"Power-law cutoffs:      {n_power}/{n_total}")
print(f"Compact support:        {n_compact}/{n_total}")

# VERDICT:
# The form factor F(p^2) IS entire-function for entire cutoffs (Gaussian, erfc, poly-Gauss).
# But this is TRIVIALLY inherited from f — it tells us nothing about the geometry.
# The spectral triple's contribution is the COEFFICIENTS (through the spectrum),
# not the analyticity (which comes from f).
#
# Moreover, the nonlocality scale M_s = Lambda ~ M_KK, far too high for CC suppression.
# And the CC itself is S(Lambda) at p=0, which is polynomial (UNEXPANDED-SA-45).
#
# So: F(Box) CAN be entire, but this does NOT evade Weinberg's no-go for the CC.
# The no-go is evaded for the GRAVITON PROPAGATOR (dynamical gravity),
# but NOT for the VACUUM ENERGY (CC).

gate_verdict = "INFO"
gate_detail = (
    f"F(p^2) entire for entire cutoffs (alpha={results['Gaussian'].get('alpha_exp',0):.4f}), "
    f"but M_s=Lambda~M_KK ({Lambda_phys:.1e} GeV), "
    f"not M_s~Lambda_CC ({M_s_IDG:.1e} GeV). "
    f"CC is S(Lambda) at p=0 = polynomial (UNEXPANDED-SA-45). "
    f"Weinberg no-go NOT evaded for CC. "
    f"Graviton propagator IS nonlocal for smooth f."
)

print(f"\nVERDICT: {gate_verdict}")
print(f"DETAIL: {gate_detail}")

print("""
STRUCTURAL ASSESSMENT:
  The gate question — is F(Box) entire-function? — has a CONDITIONAL answer:
  YES, if and only if the cutoff function f is entire.
  The spectral triple does not determine the analyticity class of F.

  This is NOT a property of the geometry (A, H, D).
  It is a property of the CUTOFF FUNCTION f.

  The distinction matters:
  - Spectral triple data (eigenvalues, degeneracies) = GEOMETRIC
  - Cutoff function f = ADDITIONAL PHYSICAL INPUT
  - Analyticity of F(p^2) = INHERITED FROM f, NOT FROM GEOMETRY

  For the CC specifically: UNEXPANDED-SA-45 proves S(Lambda) is polynomial
  for finite spectra. This IS a geometric statement. The CC problem
  requires solving S(Lambda), not F(p^2).

  The form factor F(p^2) controls the graviton propagator at finite
  momentum, which IS nonlocal for smooth f. This could be relevant
  for gravitational wave propagation or black hole physics, but
  NOT for the cosmological constant.

  CLASSIFICATION: NON-PHONONIC (form factor structure is cutoff-dependent,
  not a property of the internal geometry SU(3) or its phononic excitations).
""")

# ============================================================
# Section 13: Save Data
# ============================================================

print("=" * 78)
print("SAVING DATA")
print("=" * 78)

save_dict = {
    # Input
    'N_modes': N_modes,
    'lambda_sq': lambda_sq,
    'dim2': dim2,
    'Lambda': Lambda,
    'Lambda_sq': Lambda_sq,
    'Lambda_phys_GeV': Lambda_phys,
    'tau_fold': tau_fold,

    # Momentum grid
    'p_sq': p_sq,
    'p_sq_over_Lam2': p_sq_over_Lam2,

    # Form factors
    'F_gaussian': results['Gaussian']['F_p'],
    'F_erfc': results['Erfc']['F_p'],
    'F_sharp': results['Sharp (reg.)']['F_p'],
    'F_poly_gauss': results['Poly-Gauss']['F_p'],
    'F_butterworth': results['Butterworth-4']['F_p'],

    # Gaussian analytics
    'K_at_1': K_at_1,
    'factorization_error': err_factor,

    # Classification
    'alpha_gaussian': results['Gaussian'].get('alpha_exp', 0),
    'alpha_erfc': results['Erfc'].get('alpha_exp', 0),
    'alpha_butterworth': results['Butterworth-4'].get('alpha_exp', 0),
    'n_pow_gaussian': results['Gaussian'].get('n_pow', 0),
    'n_pow_erfc': results['Erfc'].get('n_pow', 0),
    'n_pow_butterworth': results['Butterworth-4'].get('n_pow', 0),

    # Scales
    'M_s_ours_GeV': M_s_ours,
    'M_s_IDG_GeV': M_s_IDG,
    'M_s_gap_orders': np.log10(M_s_ours / M_s_IDG),

    # High-res
    'Lambda_hr': Lambda_hr,
    'K_hr': K_hr,

    # Gate
    'gate_name': 'NONLOCAL-CC-SPECTRAL-63',
    'gate_verdict': gate_verdict,
    'gate_detail': gate_detail,
}

np.savez('s63_nonlocal_cc_spectral.npz', **save_dict)
print("Saved: s63_nonlocal_cc_spectral.npz")

# ============================================================
# Section 14: Plot
# ============================================================

fig, axes = plt.subplots(2, 2, figsize=(14, 10))

# Panel 1: Form factors |F(p^2)| vs p^2/Lambda^2
ax = axes[0, 0]
for name, res in results.items():
    F_norm = np.abs(res['F_p']) / np.abs(res['F_0']) if res['F_0'] != 0 else np.abs(res['F_p'])
    ax.semilogy(p_sq_over_Lam2, F_norm, label=name, linewidth=1.5)
ax.set_xlabel(r'$p^2 / \Lambda^2$')
ax.set_ylabel(r'$|F(p^2)| / |F(0)|$')
ax.set_title('Form Factor F(p²) — All Cutoffs')
ax.legend(fontsize=8)
ax.set_xlim(0, 20)
ax.set_ylim(1e-10, 10)
ax.axhline(1, color='gray', ls=':', alpha=0.5)

# Panel 2: log|F| vs p^2/Lambda^2 (exponential decay test)
ax = axes[0, 1]
for name, res in results.items():
    F_abs = np.abs(res['F_p'])
    F_abs = np.where(F_abs > 0, F_abs, 1e-300)
    ax.plot(p_sq_over_Lam2, np.log10(F_abs), label=name, linewidth=1.5)
ax.set_xlabel(r'$p^2 / \Lambda^2$')
ax.set_ylabel(r'$\log_{10} |F(p^2)|$')
ax.set_title('Logarithmic Decay — Entire vs Polynomial')
ax.legend(fontsize=8)
ax.set_xlim(0, 50)

# Panel 3: Gaussian factorization check
ax = axes[1, 0]
F_direct = results['Gaussian']['F_p']
F_factor = K_at_1 * np.exp(-p_sq / Lambda_sq)
valid_plot = (np.abs(F_factor) > 1e-250) & (np.abs(F_direct) > 1e-250)
ratio_plot = np.ones_like(F_direct)
ratio_plot[valid_plot] = F_direct[valid_plot] / F_factor[valid_plot]
ax.plot(p_sq_over_Lam2[valid_plot], ratio_plot[valid_plot], 'b-', linewidth=1.5)
ax.axhline(1.0, color='r', ls='--', alpha=0.7)
ax.set_xlabel(r'$p^2 / \Lambda^2$')
ax.set_ylabel(r'$F_{\rm direct} / (K \cdot e^{-p^2/\Lambda^2})$')
ax.set_title(f'Gaussian Factorization (max err = {err_factor:.1e})')
ax.set_xlim(0, 100)
ax.set_ylim(0.999, 1.001)

# Panel 4: Truncation dependence
ax = axes[1, 1]
Lambda_vals = [Lambda, Lambda_hr]
labels = [f'L≤6 (Λ={Lambda:.2f})', f'L≤7 (Λ={Lambda_hr:.2f})']
for L_val, lbl in zip(Lambda_vals, labels):
    F_plot = np.exp(-p_sq / L_val**2)
    ax.semilogy(p_sq_over_Lam2, F_plot, label=lbl, linewidth=1.5)
# Show continuum limit
ax.axhline(1.0, color='gray', ls=':', label=r'Continuum ($\Lambda \to \infty$)')
ax.set_xlabel(r'$p^2 / \Lambda_6^2$')
ax.set_ylabel(r'$e^{-p^2/\Lambda^2}$')
ax.set_title('Truncation Dependence (Nonlocality Dissolves)')
ax.legend(fontsize=8)
ax.set_xlim(0, 20)
ax.set_ylim(1e-10, 10)

plt.suptitle('NONLOCAL-CC-SPECTRAL-63: Form Factor Analysis\n'
             r'$F(p^2) = \sum_n d_n f^{\prime\prime}((p^2 + \lambda_n^2)/\Lambda^2)$',
             fontsize=12, y=1.02)
plt.tight_layout()
plt.savefig('s63_nonlocal_cc_spectral.png', dpi=150, bbox_inches='tight')
print("Saved: s63_nonlocal_cc_spectral.png")

print("\n" + "=" * 78)
print("COMPUTATION COMPLETE")
print("=" * 78)
